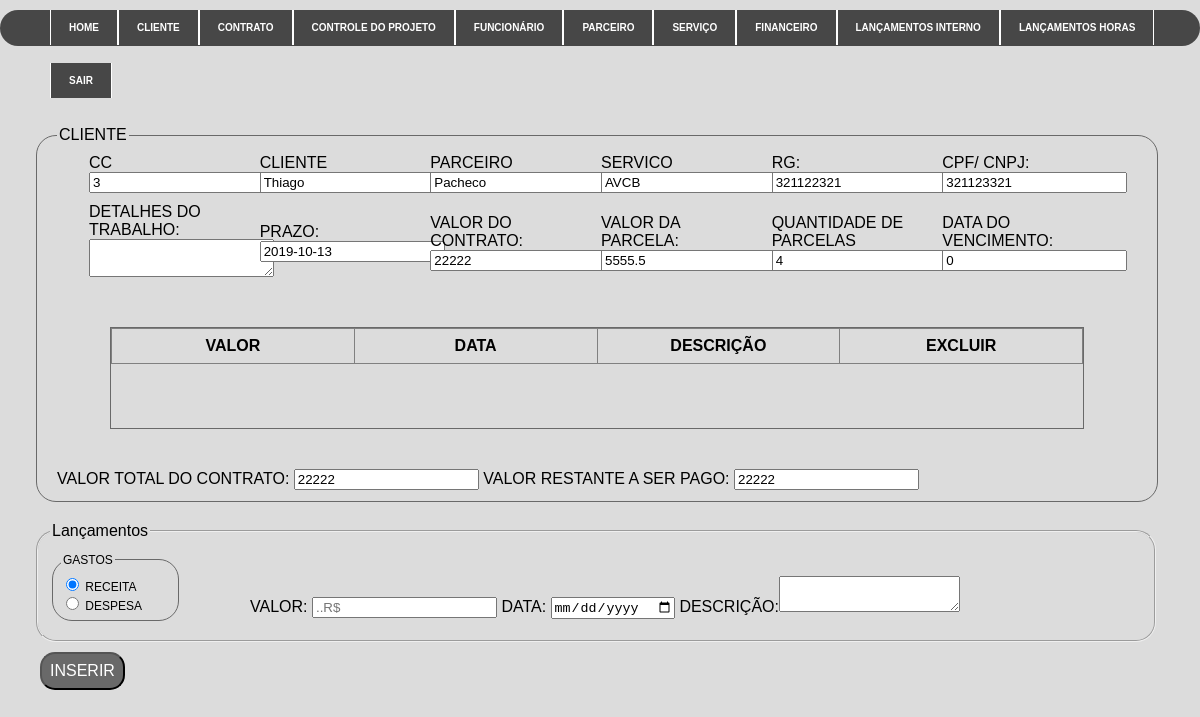
The page /lancamentos.php?acao=edit&func=3 (signed in) on the database as committed earlier.
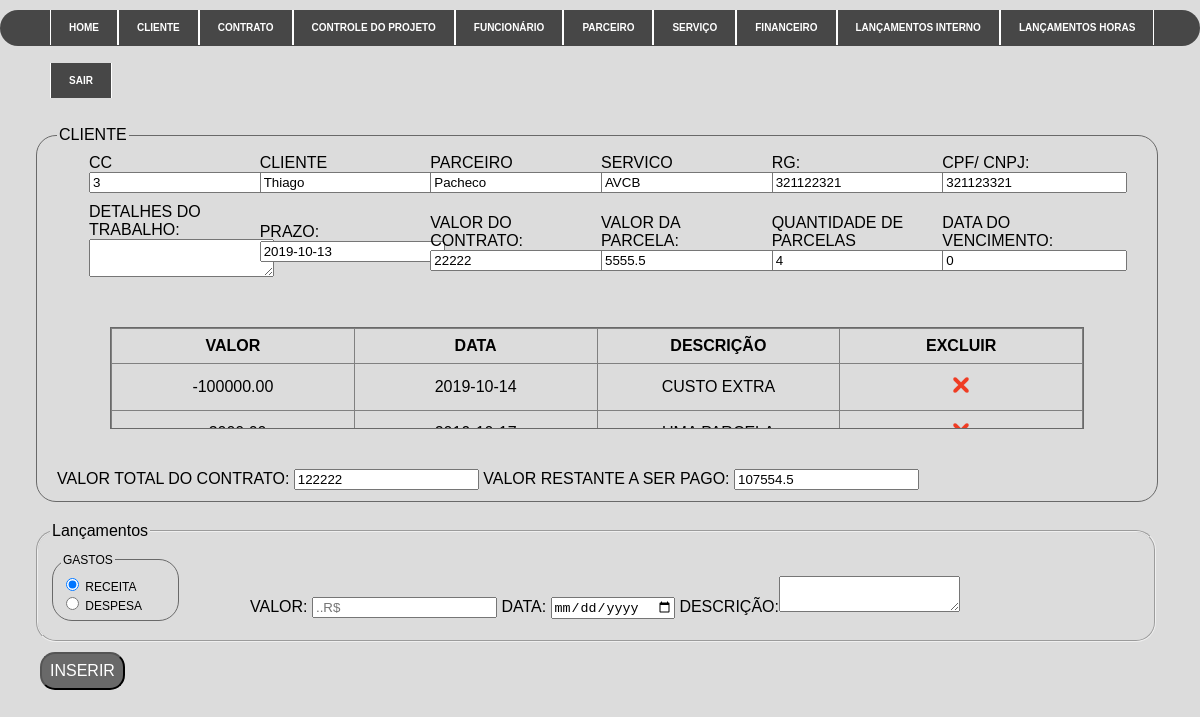
The same page on the database as committed later.
### tables this page shows
CREATE TABLE IF NOT EXISTS `cliente` (
  `id` int(11) NOT NULL AUTO_INCREMENT,
  `pessoa` varchar(8) DEFAULT NULL,
  `nome` varchar(50) DEFAULT NULL,
  `cpf` varchar(14) DEFAULT NULL,
  `rg` varchar(15) DEFAULT NULL,
  `razao` varchar(50) DEFAULT NULL,
  `representante` varchar(50) DEFAULT NULL,
  `sexo` varchar(1) DEFAULT NULL,
  `observacao` varchar(500) DEFAULT NULL,
  `id_parc` int(11) DEFAULT NULL,
  PRIMARY KEY (`id`),
  KEY `fk_parc` (`id_parc`)
);

CREATE TABLE IF NOT EXISTS `contrato` (
  `ID` int(11) NOT NULL AUTO_INCREMENT,
  `ID_Cliente` int(11) DEFAULT NULL,
  `ID_Servico` int(11) DEFAULT NULL,
  `Detalhes` varchar(500) DEFAULT NULL,
  `PRAZO` date DEFAULT NULL,
  `Valor` decimal(10,0) DEFAULT NULL,
  `qnt_parcela` decimal(10,0) DEFAULT NULL,
  `VENCIMENTO` varchar(2) DEFAULT NULL,
  PRIMARY KEY (`ID`),
  KEY `fk_cli` (`ID_Cliente`),
  KEY `fk_servi` (`ID_Servico`)
);

CREATE TABLE IF NOT EXISTS `parceiro` (
  `id_parc` int(11) NOT NULL AUTO_INCREMENT,
  `nome` varchar(50) NOT NULL,
  PRIMARY KEY (`id_parc`)
);

CREATE TABLE IF NOT EXISTS `servico` (
  `id` int(11) NOT NULL AUTO_INCREMENT,
  `servico` varchar(30) DEFAULT NULL,
  PRIMARY KEY (`id`)
);

CREATE TABLE IF NOT EXISTS `despesa_proj` (
  `ID` int(11) NOT NULL AUTO_INCREMENT,
  `ID_CONT` int(11) DEFAULT NULL,
  `id_cli` int(11) DEFAULT NULL,
  `DATA` date DEFAULT NULL,
  `VALOR` decimal(10,2) DEFAULT NULL,
  `descricao` varchar(100) DEFAULT NULL,
  PRIMARY KEY (`ID`),
  KEY `fk_conti` (`ID_CONT`),
  KEY `fk_cli_desp` (`id_cli`)
);

### classes/contrato.class.php (called while the page is built, shortened)
<?php
require_once 'Conexao.class.php';
require_once 'funcoes.class.php';
class Contrato{
    public function __construct(){
        $this->con = new conexao();
    }
    public function querySelecionalan($dado){
        try{
            $this->id = $dado;
            $cst = $this->con->conect()->prepare("SELECT contrato.ID as cc, cliente.id as id_cli, cliente.nome as nome_cli, cliente.rg as rg_cli, cliente.cpf as cpf_cli, contrato.Detalhes as detalhes, servico.servico as serico, parceiro.nome AS parceiro,
            contrato.PRAZO as prazo, contrato.Valor as valor, contrato.qnt_parcela as parcela, contrato.VENCIMENTO as vencimento from cliente INNER JOIN contrato ON contrato.ID_Cliente = cliente. ID INNER JOIN servico ON servico.id = contrato.ID_Servico INNER JOIN parceiro ON parceiro.id_parc = cliente.id_parc WHERE contrato.id = :id;");
            $cst->bindParam(":id", $this->id, PDO::PARAM_INT);
            $cst->execute();
            return $cst->fetch();
        } catch (PDOException $ex) {
            return 'error '.$ex->getMessage();
        }
    }
    public function querySelectDesp($id){
        try{
            $cst = $this->con->conect()->prepare("SELECT * FROM `despesa_proj` WHERE `ID_CONT` = $id");
            $cst->execute();
            return $cst->fetchAll();
        }catch(PDOException $ex){
        }
    }
    public function querySelectRec($id){
        try{
            $cst = $this->con->conect()->prepare("SELECT * FROM `receita_proj` WHERE `ID_CONT` = $id");
            $cst->execute();
            return $cst->fetchAll();
        }catch(PDOException $ex){
        }
    }
}
?>

### classes/Conexao.class.php (called while the page is built)
<?php
class conexao{
    private $usuario;
    private $senha;
    private $banco;
    private $servidor;
    private static $pdo;
    public function __construct(){
        $this->servidor = "localhost";
        $this->banco = "teste2";
        $this->usuario =  "root";
        $this->senha = "";
    }
    public function conect(){
        try{
            if(is_null(self::$pdo)){
                self::$pdo = new PDO("mysql:host=".$this->servidor.";dbname=".$this->banco, $this->usuario, $this->senha);
            }
            return self::$pdo;
        } catch (PDOException $ex) {
			echo $ex->getMessage();
        }
    }
}
?>

### classes/funcoes.class.php (called while the page is built, shortened)
<?php
class funcoes{
    public function tratarCaracter($vlr, $tipo){
        switch($tipo){
            case 1: $rst = utf8_decode($vlr); break;
            case 2: $rst = htmlentities($vlr, ENT_QUOTES, "ISO-8859-1"); break;
        }
        return $rst;
    }
}
?>

### classes/receita.class.php (called while the page is built, shortened)
<?php
require_once 'Conexao.class.php';
require_once 'funcoes.class.php';
class Receita{
    public function __construct(){
        $this->con = new conexao();
    }
    public function querySomadespesa($dados){
        try{
            $cst = $this->con->conect()->prepare("SELECT sum(VALOR) as despesa FROM despesa_proj WHERE ID_CONT = $dados");
            $cst -> execute();
            return $cst->fetch();
        }catch(PDOException $ex){
        }
    }
    public function querySomareceita($dados){
        try{
            $cst = $this->con->conect()->prepare("SELECT sum(VALOR) as receita FROM receita_proj WHERE ID_CONT = $dados");
            $cst -> execute();
            return $cst->fetch();
        }catch(PDOException $ex){
        }
    }
}
?>

### lancamentos.php (the view, shortened to what the changed rows need)
<!DOCTYPE html>
<?php
    require_once 'classes/funcoes.class.php';
    require_once 'classes/receita.class.php';
    require_once 'classes/contrato.class.php';
    $objFc = new Funcoes();
    $objfn = new Receita();
    $objct = new Contrato();
    if(isset($_GET['acao'])){
        switch($_GET['acao']){
            case 'edit': $func = $objct->querySelecionalan($_GET['func']);
                        $desp = $objfn->querySomadespesa($_GET['func']);
                        $recei = $objfn->querySomareceita($_GET['func']);
            break;
        }
    }
?>
<html lang="pt-br">
<head>
    <link rel="stylesheet" type="text/css" href="style/style1.css">
    <link rel="stylesheet" type="text/css" href="style/style3.css">
</head>
<body>
<?php include_once("header.php"); ?>
            <fieldset id="dadosFin" style="float:left; margin: 10px; margin-left:3%; margin-right: auto;  width:90%; height:350px; border-radius:20px 20px 20px 20px ">
                <form action="" method = "POST">
                    <table id="tab18">
                        <tr>
                            <td> CC <input type="text"  value="<?=$objFc->tratarCaracter((isset($func['cc']))?($func['cc']):(''), 2)?>" name='id_cont' readonly="true"> </td>
                            <td> Cliente  <input type="text"  value="<?=$objFc->tratarCaracter((isset($func['nome_cli']))?($func['nome_cli']):(''), 2)?>" id="search0 "  placeholder="CLIENTE" readonly="true"></td>
                            <td> Parceiro <input type="text"  value="<?=$objFc->tratarCaracter((isset($func['parceiro']))?($func['parceiro']):(''), 2)?>" id="search0 " placeholder="Parceiro" readonly="true"></td>
                            <td> Servico  <input type="text"  value="<?=$objFc->tratarCaracter((isset($func['serico']))?($func['serico']):(''), 2)?>" id="search0 "  placeholder="Servico" readonly="true"> </td>
                            <td><label for="cRG ">RG: </label><input type="number" value="<?=$objFc->tratarCaracter((isset($func['rg_cli']))?($func['rg_cli']):(''), 2)?>"name="tRG " id="cRG " size="10 " maxlength="10 " placeholder="00.000.000-0" readonly="true" /></td>
                            <td><label for="cCC ">CPF/ CNPJ: </label><input type="number"  value="<?=$objFc->tratarCaracter((isset($func['cpf_cli']))?($func['cpf_cli']):(''), 2)?>" name="tCC " id="cCC " size="14 " maxlength="14 " placeholder="000.000.000-00" readonly="true" /></td>
                        </tr>
                        <tr>
                        <?php
                        $valorparcela = $func['valor'] / $func['parcela']; ?>
                            <td><label for="dTrabalho ">Detalhes do Trabalho:</label><textarea id="dTrabalho" name="detalhes" rows="0" cols="20" maxlength="20" readonly="true"> <?=$objFc->tratarCaracter((isset($func['detalhes']))?($func['detalhes']):(''), 2)?>  </textarea></td>
                            <td><label for="cPrazo ">Prazo:</label><input type="text" value="<?=$objFc->tratarCaracter((isset($func['prazo']))?($func['prazo']):(''), 2)?>" name="prazo" readonly="true"></td>
                            <td><label for="cValorT ">Valor do Contrato: </label> <input type="number" value="<?=$objFc->tratarCaracter((isset($func['valor']))?($func['valor']):(''), 2)?>"  name="tValorT " id="cValorT " min="0 " max="99999 " placeholder="R$1.000"  readonly="true"/></td>
                            <td><label for="cValorP ">Valor da Parcela: </label><input type="number" name="tValorT" id="cValorT" value="<?php echo($valorparcela); ?>" min="0 " max="99999 " placeholder="R$1.000" readonly="true" /></td>
                            <td><label for="cParcelas ">Quantidade de Parcelas </label> <input type="number" value="<?=$objFc->tratarCaracter((isset($func['parcela']))?($func['parcela']):(''), 2)?>"  name="tValorT " id="cValorT " min="0 " max="99999 " placeholder="R$1.000" readonly="true" /> </td>
                            <td>Data do Vencimento:<input type="text" value="<?=$objFc->tratarCaracter((isset($func['vencimento']))?($func['vencimento']):(''), 2)?>" readonly="true" /></td>
                        </tr>
                    </table>
                    <div class="scroll-Cprojeto">
                        <table id="tab19" border="1">
                            <thead>
                                <tr>
                                    <th> Valor </th>
                                    <th> Data </th>
                                    <th> Descrição  </th>
                                    <th> Excluir  </th>
                                </tr>
                            </thead>
                            <?php
                                $rec = $objct->querySelectRec($_GET['func']);
                                $des = $objct->querySelectDesp($_GET['func']);
                                array_map (function($rec,$des){
                                    require_once 'classes/funcoes.class.php';
                                    require_once 'classes/receita.class.php';
                                    require_once 'classes/contrato.class.php';
                                    $objFc = new Funcoes();
                            ?>
                            <tbody>
                                <?php if ($des['VALOR'] != ''){ ?>
                                    <tr>
                                        <td><?php echo ('-'.$objFc->tratarCaracter($des['VALOR'], 2));        ?></td>
                                        <td><?php echo ($objFc->tratarCaracter($des['DATA'],1));    ?></td>
                                        <td><?php echo ($objFc->tratarCaracter($des['descricao'],1));    ?></td>
                                        <td> <div class="excluir"> <a href="?acao=deld&func=<?=$objFc->tratarCaracter($_GET['func'], 1)?>&delet=<?=$des['ID']?>" /> <img src="img/ico-excluir.png" width="16" height="16" alt="Excluir"></a></div> </td>
                                    </tr>
                                <?php
                                } if ($rec['VALOR'] != ''){ ?>
                                    <tr>
                                            <td><?php echo ('+'.$objFc->tratarCaracter($rec['VALOR'], 2));        ?></td>
                                            <td><?php echo ($objFc->tratarCaracter($rec['DATA'],1));    ?></td>
                                            <td><?php echo ($objFc->tratarCaracter($rec['descricao'],1));    ?></td>
                                            <td> <div class="excluir"> <a href="?acao=delr&func=<?=$objFc->tratarCaracter($_GET['func'], 1)?>&delet=<?=$rec['ID']?>" /> <img src="img/ico-excluir.png" width="16" height="16" alt="Excluir"></a></div> </td>
                                        </tr>
                                <?php
                                }
                                }, $rec,$des); ?>
                            </tbody>
                        </table>
                </div>
                    <?php
                        $contrato =  $func['valor'];
                        $receita = $recei['receita'];
                        $despesa = $desp['despesa'];
                        $valortotal = $contrato+$despesa;
                        $final = $valortotal - $receita;
                    ?>
                    Valor Total do Contrato:  <input type="number" readonly="true" name="tValorT " id=""    value="<?php echo($valortotal); ?>" min="0 " max="99999 " placeholder="R$1.000 " />
                    Valor Restante a ser pago: </label> <input type="number" readonly="true" name="tValorT" value="<?php echo($final); ?>" id="cValorT " min="0 " max="99999 " placeholder="R$1.000 " /></td>
            </fieldset>
</body>
</html>

Rows that differ between the two databases and show on the page:
shown differently, row unchanged: cliente "Thiago": Valor "22222" → (not shown); tValorT "22222" → (not shown)
added despesa_proj: VALOR "100000.00", DATA "2019-10-14", descricao "CUSTO EXTRA"
Other text that changed with them:
form field value: (not shown) → "122222"
form field tValorT: (not shown) → "107554.5"
